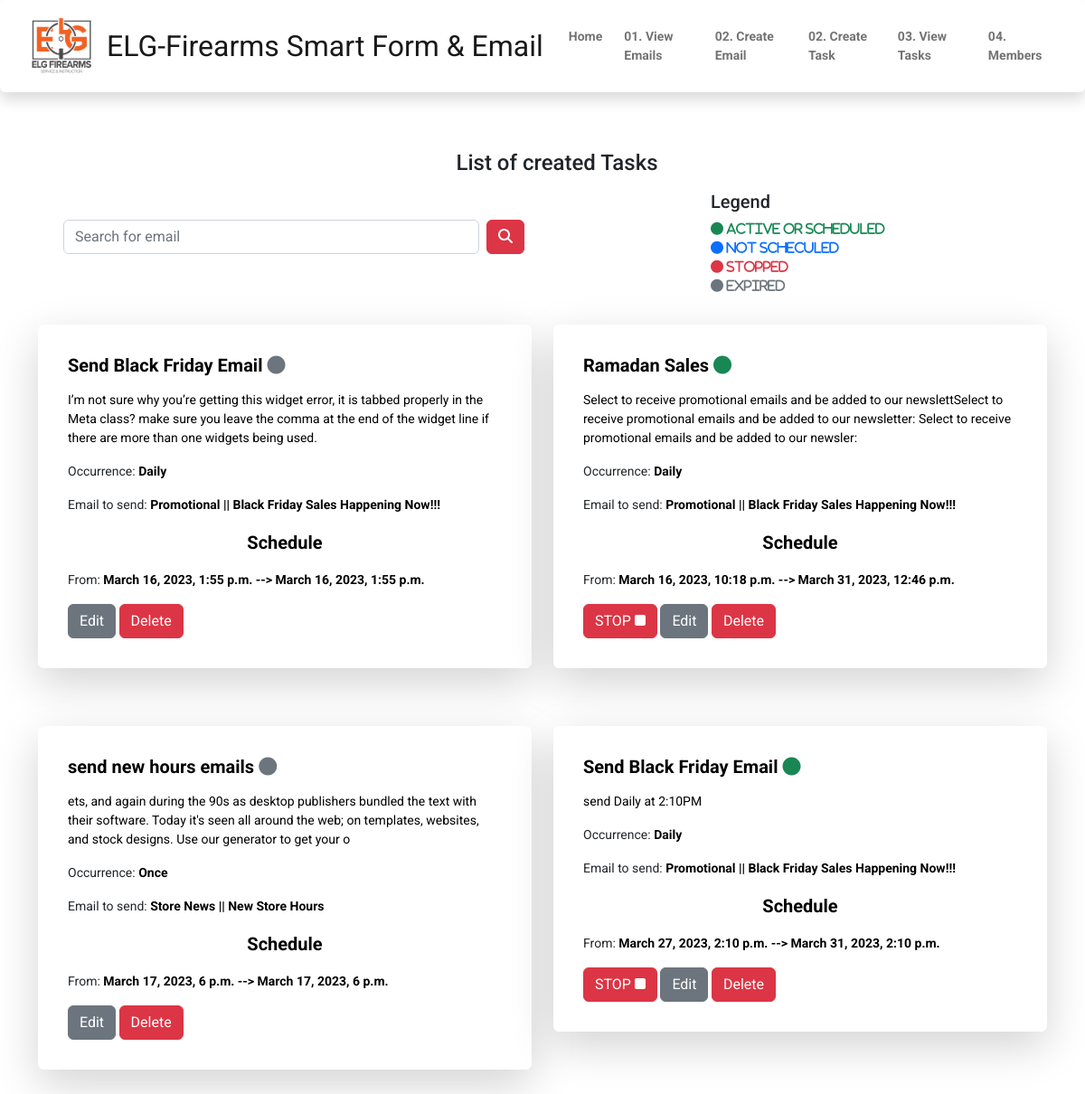
The page /master/search_task on the database as committed earlier.
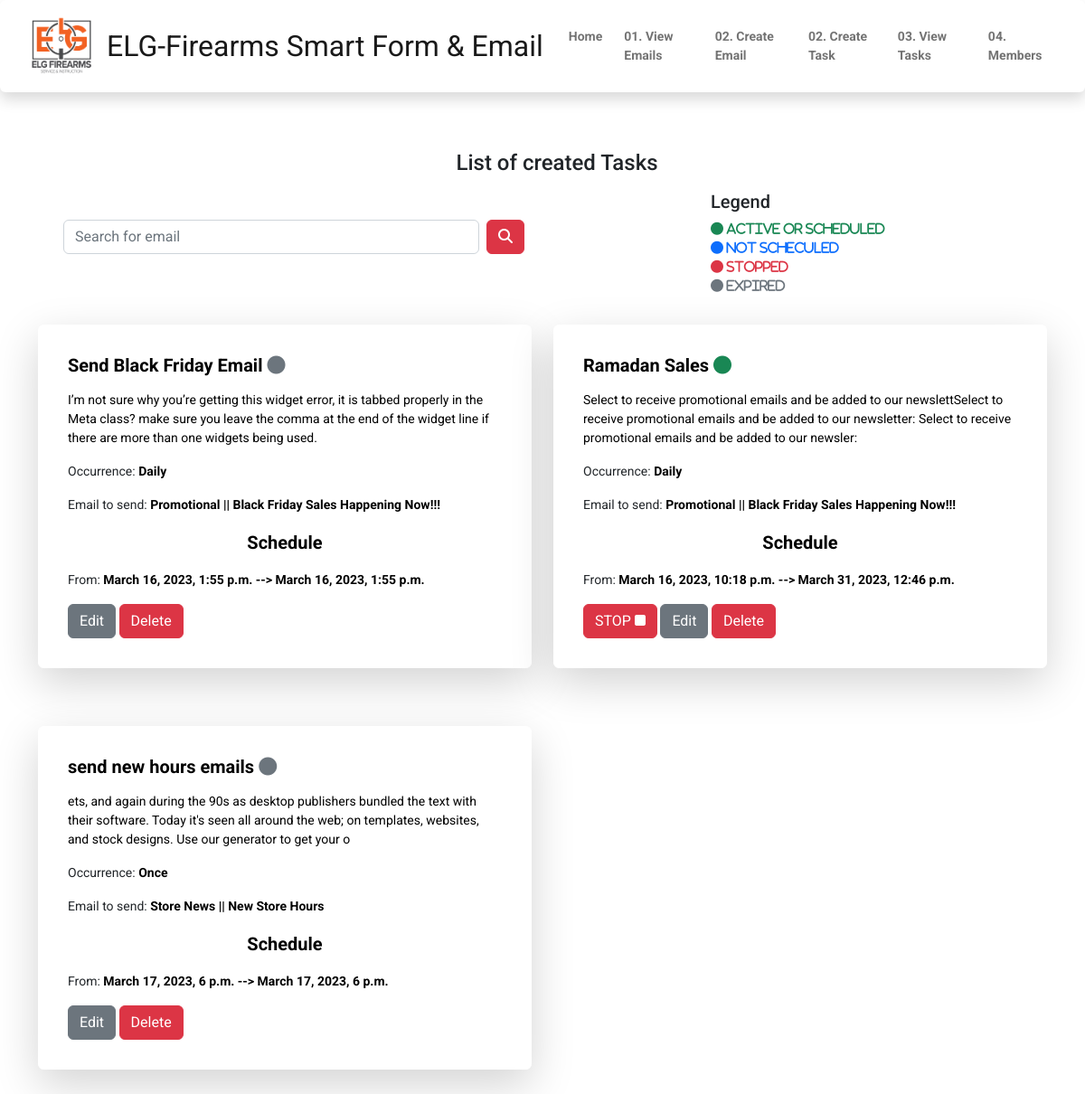
The same page on the database as committed later.
### smart_emailApp/models.py (models this page shows, shortened)
class EmailTask(models.Model):
    task_type = (
        ('Once', 'Once'),
        ('Daily', 'Daily'),
        ('Weekly', 'Weekly'),
        ('Monthly', 'Monthly'),
    )
    task_status = (
        ('Scheduled', 'Scheduled'),
        ('STOPPED', 'STOPPED'),
        ('Not Scheduled', 'Not Scheduled'),
        ('Expired', 'Expired'),
    )
    priority_level = (
        ('Low', 'Low'),
        ('Medium', 'Medium'),
        ('High', 'High'),
    )
    task_name = models.CharField(max_length=200)
    task_occurence = models.CharField(max_length=50, choices=task_type, null=True, blank=True)
    task_description = models.TextField(max_length=200)
    recipients = models.CharField(max_length=1000)
    sender = models.EmailField()
    emailToSend = models.ForeignKey(Emails, on_delete=models.CASCADE, null=True, blank=True)
    created_at = models.DateTimeField(auto_now_add=True)
    date_from = models.DateTimeField()
    date_to_sending = models.DateTimeField()
    status = models.CharField(max_length=50, choices=task_status, null=True, blank=True)
    priority = models.CharField(max_length=50, choices=priority_level, null=True, blank=True)
    error_message = models.TextField(null=True, blank=True)
    updated_at = models.DateField(auto_now=True, null=True, blank=True)
    def __str__(self):
        return f'{self.task_name} || {self.task_occurence} || {self.status}'

class Emails(models.Model):
    email_type = (
        ('Promotional', 'Promotional'),
        ('Store News', 'Store News'),
        ('Seasonal Sales', 'Seasonal Sales'),
    )
    subject = models.CharField(max_length=100)
    body = models.TextField(max_length=1000)
    emailtype = models.CharField(max_length=50, choices=email_type, null=True, blank=True)
    product1_image = models.ImageField(upload_to="email_imageAttachment/", null=True, blank=True, default=None)
    product1_name = models.CharField(max_length=60, null=True, blank=True)
    product1_description = models.CharField(max_length=200, null=True, blank=True)
    product1_link = models.URLField(max_length=100, null=True, blank=True)
    product2_image = models.ImageField(upload_to="email_imageAttachment/", null=True, blank=True, default=None)
    product2_name = models.CharField(max_length=60, null=True, blank=True)
    product2_description = models.CharField(max_length=200, null=True, blank=True)
    product2_link = models.URLField(max_length=100, null=True, blank=True)
    product3_image = models.ImageField(upload_to="email_imageAttachment/", null=True, blank=True, default=None)
    product3_name = models.CharField(max_length=60, null=True, blank=True)
    product3_description = models.CharField(max_length=200, null=True, blank=True)
    product3_link = models.URLField(max_length=100, null=True, blank=True)
    product4_image = models.ImageField(upload_to="email_imageAttachment/", null=True, blank=True, default=None)
    product4_name = models.CharField(max_length=60, null=True, blank=True)
    product4_description = models.CharField(max_length=200, null=True, blank=True)
    product4_link = models.URLField(max_length=100, null=True, blank=True)
    created_at = models.DateTimeField(auto_now_add=True)
    updated_at = models.DateField(auto_now=True, null=True, blank=True)
    def __str__(self):
        return f'{self.emailtype} || {self.subject}'

### smart_emailApp/views.py (the view)
# urls.py: path('search_task', views.task_search, name='search_task'),
def task_search(request):
    search_term = request.GET.get('search-task') or ''
    tasks = EmailTask.objects.filter(task_name__contains=search_term)
    print(tasks)
    context = {'tasks': tasks}
    return render(request, 'smartemail/tasks.html', context)

### templates/smartemail/tasks.html (shortened to what this page needs)
{% extends "nav.html" %}
{% load static %}
{% block navbar %}
    <div class="container">
        <div class="row">
            <h4 class="text-center m-3 mb-3 "> List of created Tasks</h4>
            <div class="row">
                <div class="col-6 m-3 p-3">
                    <form action="{% url 'search_task' %}" method="GET" class="d-flex mx-2" role="search">
                        <input class="form-control me-2 w-70%" name="search-task" id ="search-email" type="search" placeholder="Search for email" aria-label="Search">
                        <button class="btn btn-danger" type="submit" id="button-search"><i
                                class="fa-solid fa-magnifying-glass"></i>
                        </button>
                    </form>
                </div>
                <div class="col-4 ms-auto text-right">
                    <h5>Legend</h5>
                    <i class="fa-solid fa-circle text-success"> Active or Scheduled</i><br>
                    <i class="fa-solid fa-circle text-primary"> Not Scheculed</i><br>
                    <i class="fa-solid fa-circle text-danger"> STOPPED</i><br>
                   <i class="fa-solid fa-circle text-secondary"> Expired</i>
                </div>
            </div>
            {%  for task in tasks %}
                <div class="col-md-6 my-3">
                    <div class="card  border-white shadow-lg p-3 my-3 bg-body rounded">
                        <div class="card-body">
                            <h5 class="mb-3"><span class="card-title text-black fw-bolder ">{{  task.task_name }}</span>
                                {% if task.status == "Scheduled"%}
                                 <i class="fa-solid fa-circle text-success"></i>
                                 {% elif task.status == "Stopped"%}
                                 <i class="fa-solid fa-circle text-primary"></i>
                                {% elif task.status == "Expired"%}
                                <i class="fa-solid fa-circle text-secondary"></i>
                                {% else %}
                                <i class="fa-solid fa-circle text-primary"></i><br>
                                {% endif %}
                                </h5>
                            <p class="card-text text-black">{{ task.task_description}}</p>
                            <p>Occurrence: <span class="card-text text-black fw-bolder">{{ task.task_occurence}}</span> </p>
                            <p>Email to send: <span class="card-text text-black fw-bolder">{{ task.emailToSend}}</span> </p>
                            <p class="card-text text-black fw-bolder text-center fs-5">Schedule</p>
                            <p>From: <span class="card-text text-black fw-bolder">{{ task.date_from}} --> {{ task.date_to_sending}} </span> </p>
                            {% if task.status == "Scheduled" %}
                            <form method="POST" action="{% url 'stop_task' task.id %}" class="d-inline">
                                <button class="btn btn-danger " type="submit"href="{% url 'stop_task' task.id %}"> STOP <i class="fa-solid fa-stop"></i></button>
                            </form>
                            {% endif %}
                            <a href="{%  url 'edit_task' task.id %}" class="btn btn-secondary">Edit</a>
                            <a href="{% url 'delete_task' task.id %}" class="btn btn-danger">Delete</a>
                        </div>
                    </div>
                </div>
            {% endfor %}
        </div>
    </div>
{% endblock %}

Rows that differ between the two databases and show on the page:
removed EmailTask: task_name "Send Black Friday Email", status "Scheduled" (drawn), task_description "send Daily at 2:10PM", task_occurence "Daily", emailToSend "Promotional || Black Friday Sales Happening Now!!!", date_from "March 27, 2023, 2:10 p.m.", date_to_sending "March 31, 2023, 2:10 p.m."
